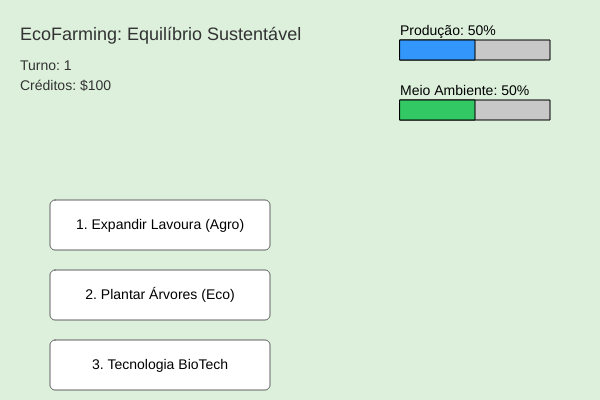
Frame 1 (no input)
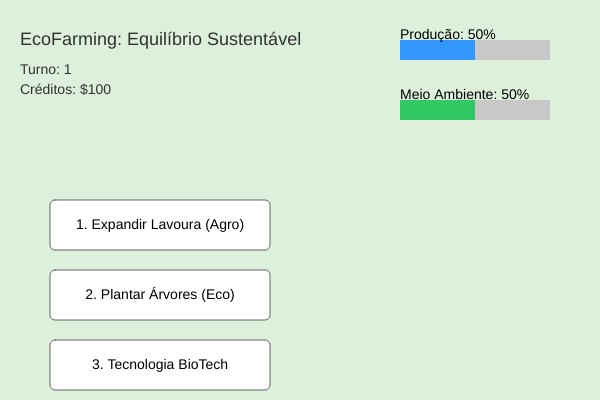
Frame 60 (no input)
Frame 120 (the mouse pressed at the canvas centre since frame 60): identical to frame 60, image omitted

The p5.js sketch that drew these frames (run headless with seeded random() and noise() and a simulated clock; from frame 60 on, the mouse is pressed at the canvas centre):

// p5.js sketch
// ── sketch.js
let produtividade = 50;
let meioAmbiente = 50;
let dinheiro = 100;
let turno = 1;

function setup() {
  createCanvas(600, 400);
}

function draw() {
  background(220, 240, 220); // Fundo verde claro sustentável
  
  // Interface de Texto
  textAlign(LEFT);
  textSize(18);
  fill(50);
  text("EcoFarming: Equilíbrio Sustentável", 20, 40);
  textSize(14);
  text("Turno: " + turno, 20, 70);
  text("Créditos: $" + dinheiro, 20, 90);
  
  // Barra de Produtividade (Azul/Dinheiro)
  fill(200);
  rect(400, 40, 150, 20);
  fill(50, 150, 250);
  rect(400, 40, map(produtividade, 0, 100, 0, 150), 20);
  fill(0);
  text("Produção: " + produtividade + "%", 400, 35);
  
  // Barra de Meio Ambiente (Verde)
  fill(200);
  rect(400, 100, 150, 20);
  fill(50, 200, 100);
  rect(400, 100, map(meioAmbiente, 0, 100, 0, 150), 20);
  fill(0);
  text("Meio Ambiente: " + meioAmbiente + "%", 400, 95);
  
  desenharBotao(50, 200, 220, 50, "1. Expandir Lavoura (Agro)");
  desenharBotao(50, 270, 220, 50, "2. Plantar Árvores (Eco)");
  desenharBotao(50, 340, 220, 50, "3. Tecnologia BioTech");
  
  verificarFimDeJogo();
}

// Função auxiliar para desenhar os botões
function desenharBotao(x, y, l, a, texto) {
  fill(255);
  stroke(100);
  rect(x, y, l, a, 5);
  fill(0);
  noStroke();
  textAlign(CENTER, CENTER);
  text(texto, x + l/2, y + a/2);
}

// Lógica do Clique do Mouse para as Decisões
function mousePressed() {
  // Botão 1: Expandir Lavoura
  if (mouseX > 50 && mouseX < 270 && mouseY > 200 && mouseY < 250) {
    produtividade += 15;
    meioAmbiente -= 20; // Prejudica a natureza
    dinheiro += 50;
    turno++;
  }
  
  // Botão 2: Plantar Árvores / Reflorestar
  if (mouseX > 50 && mouseX < 270 && mouseY > 270 && mouseY < 320) {
    if (dinheiro >= 30) {
      produtividade -= 5;
      meioAmbiente += 25; // Melhora a natureza
      dinheiro -= 30;
      turno++;
    }
  }
  
  if (mouseX > 50 && mouseX < 270 && mouseY > 340 && mouseY < 390) {
    if (dinheiro >= 60) {
      produtividade += 10;
      meioAmbiente += 10; // Avanço sustentável
      dinheiro -= 60;
      turno++;
    }
  }
  
  produtividade = constrain(produtividade, 0, 100);
  meioAmbiente = constrain(meioAmbiente, 0, 100);
}

function verificarFimDeJogo() {
  if (meioAmbiente <= 0) {
    telaFinal("GAME OVER\nO ecossistema colapsou!");
  } else if (produtividade <= 0) {
    telaFinal("GAME OVER\nA fazenda foi à falência!");
  } else if (turno > 15) {
    telaFinal("VITÓRIA!\nVocê alcançou o futuro sustentável!");
  }
}

function telaFinal(mensagem) {
  fill(0, 0, 0, 200);
  rect(0, 0, width, height);
  fill(255);
  textAlign(CENTER, CENTER);
  textSize(24);
  text(mensagem, width/2, height/2);
  noLoop(); // Para o jogo
}
